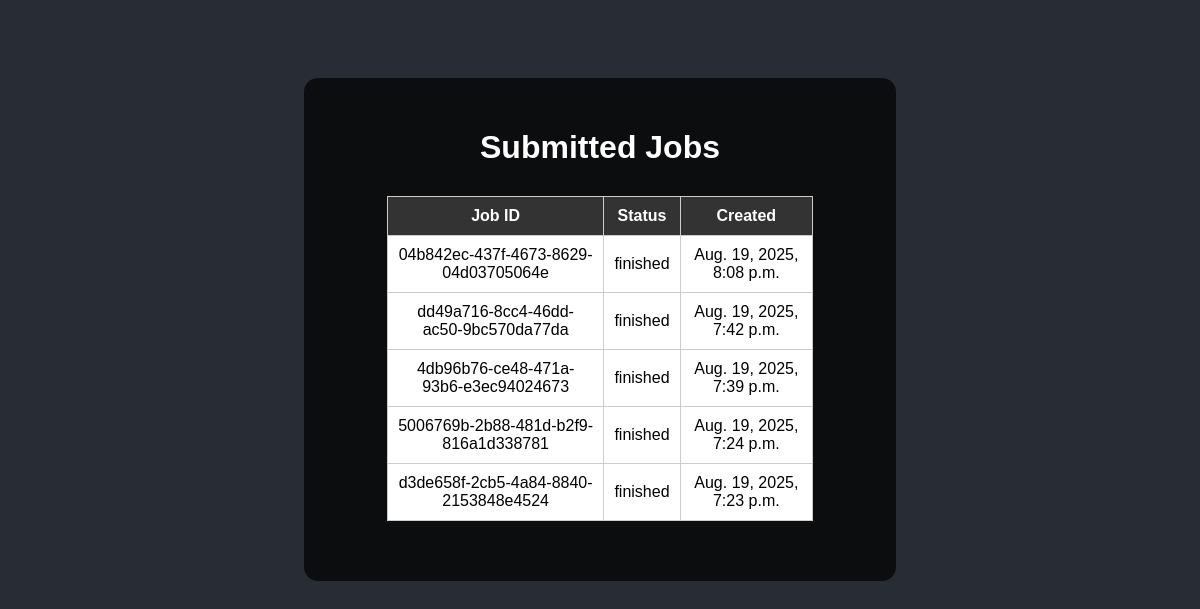
/qmodel/job_list/, run on an earlier commit of the app's database.
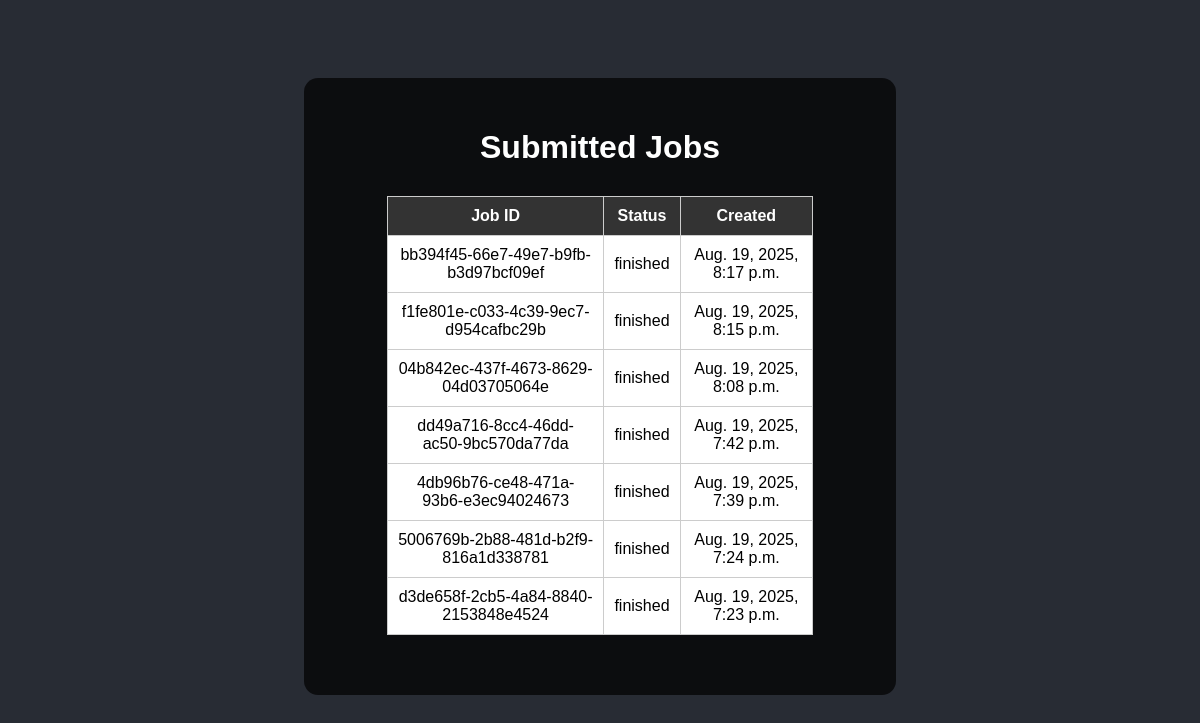
And on a later commit of the database.
### qmodel/models.py (models this page shows, shortened)
class Job(models.Model):
    job_id = models.UUIDField(primary_key=True, default=uuid.uuid4, editable=False)
    job_env_config = models.JSONField()  # Stores the 'job_evn' dictionary from the JSON
    status = models.CharField(
        max_length=32, choices=STATUS_CHOICES, default="pending"
    )  # Current status of the job
    created_at = models.DateTimeField(
        auto_now_add=True
    )  # Automatically sets the timestamp when the job is created

### qmodel/views.py (the view)
# urls.py: path("job_list/", views.job_list, name="job_list"),
def job_list(request):
    jobs = Job.objects.all().order_by("-created_at")
    job_steps = (
        JobStep.objects.all()
        .select_related("job", "config_block_hash")
        .order_by("job__created_at", "id")
    )
    context = {"jobs": jobs, "job_steps": job_steps}
    return render(request, "qmodel/job_list.html", context)

### qmodel/templates/qmodel/job_list.html (shortened to what this page needs)
<!DOCTYPE html>
<html lang="en">
<head>
</head>
<body>
    <div class="container">
        <h1>Submitted Jobs</h1>
        <table>
            <thead>
                <tr>
                    <th>Job ID</th>
                    <th>Status</th>
                    <th>Created</th>
                </tr>
            </thead>
            <tbody>
                {% for job in jobs %}
                <tr>
                    <td>{{ job.job_id }}</td>
                    <td>{{ job.status }}</td>
                    <td>{{ job.created_at }}</td>
                </tr>
                {% empty %}
                <tr>
                    <td colspan="3">No jobs submitted yet.</td>
                </tr>
                {% endfor %}
            </tbody>
        </table>
    </div>
</body>
</html>

What changed in the data, as far as the page shows it:
added Job: job_id "bb394f45-66e7-49e7-b9fb-b3d97bcf09ef", status "finished", created_at "Aug. 19, 2025, 8:17 p.m."
added Job: job_id "f1fe801e-c033-4c39-9ec7-d954cafbc29b", status "finished", created_at "Aug. 19, 2025, 8:15 p.m."
